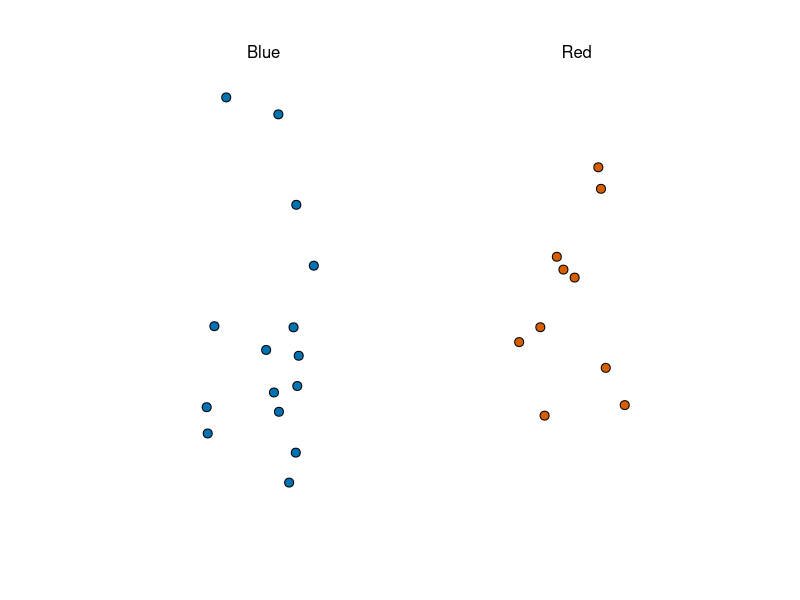

Write the R code that produced this figure. (Note: this script raises an error after producing the figure.)
## ---- chunk 1
library(tidyverse)
library(dslabs)
take_poll(25)
## ---- chunk 2
p <- 0.51
sqrt(p*(1-p))/sqrt(1000)
## ---- chunk 3
25*p
## ---- chunk 4
sqrt(p*(1-p)/25)
## ---- chunk 5
p
## ---- chunk 6
sqrt(p(1-p)/N)
## ---- chunk 7
N <- 25
p <- seq(0, 1, length=100)
se <- sqrt(p(1-p)/N)
plot(se, p)
## ---- chunk 8
n <- c(25, 100, 1000)
for (N in n) {
  p <- seq(0, 1, length=100)
  se <- sqrt(p(1-p)/N)
  plot(se, p)
}
## ---- chunk 9
p <- .45
N <- 25
2*sqrt(p*(1-p)/N)
## ---- chunk 10
x_hat <- 0.48
se <- sqrt(x_hat*(1-x_hat)/25)
se
## ---- chunk 11
pnorm(0.01/se) - pnorm(-0.01/se)
## ---- chunk 12
1.96*se
## ---- chunk 13
pnorm(1.96)-pnorm(-1.96)
## ---- chunk 14
B <- 10000
N <- 1000
x_hat <- replicate(B, {
  x <- sample(c(0,1), size = N, replace = TRUE, prob = c(1-p, p))
  mean(x)
})
## ---- chunk 15
p <- 0.45
N <- 1000

x <- sample(c(0,1), size = N, replace = TRUE, prob = c(1-p, p))
x_hat <- mean(x)
## ---- chunk 16
B <- 10000
x_hat <- replicate(B, {
  x <- sample(c(0,1), size = N, replace = TRUE, prob = c(1-p, p))
  mean(x)
})
## ---- chunk 17
mean(x_hat)
sd(x_hat)
## ---- chunk 18
take_sample <- function(p, N) {
  urn <- sample(c(0,1), size=N, replace=TRUE, prob=c(1-p,p))
  mean(urn)
}
## ---- chunk 19
p <- 0.45
N=100
errors <- replicate(10000, take_sample(p, N)-p)
## ---- chunk 20
mean(errors)
hist(errors)
## ---- chunk 21
mean(abs(errors))
## ---- chunk 22
sd(errors)
## ---- chunk 23
p <- 0.45
N <- 100
sqrt(p*(1-p)/N)
## ---- chunk 24
set.seed(1)
X <- sample(c(0,1), size=N, replace=TRUE, prob=c(1-p,p))
barX <- mean(X)
se <- sqrt(barX*(1-barX)/N)
## ---- chunk 25
N <- seq(100, 5000, len=100)
p <- 0.5
se <- sqrt(p*(1-p)/N)
data.frame(N, se) %>% ggplot(aes(N, se)) + geom_line()
## ---- chunk 26
p <- 0.45
N=100
errors <- replicate(10000, take_sample(p, N)-p)
qqnorm(errors)
qqline(errors)
## ---- chunk 27
1-pnorm(0.5, p, sqrt(p*(1-p)/N))
## ---- chunk 28
N <- 100
bar <- 0.51
hat_se <- sqrt(bar*(1-bar)/N)
1-pnorm(0.01, 0, hat_se)
